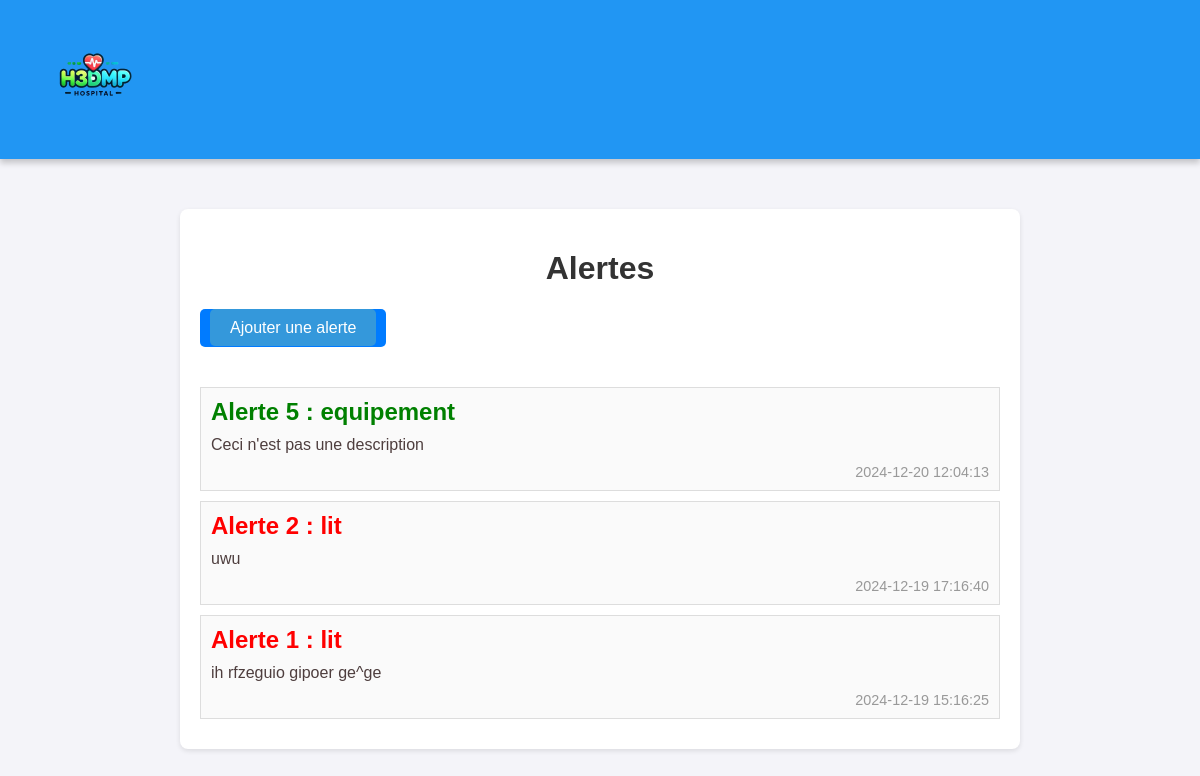
Page /views/alertes on the committed database.
### tables this page shows
CREATE TABLE IF NOT EXISTS `alerte_intensif` (
  `alerte_id` int(11) NOT NULL AUTO_INCREMENT,
  `alerte_type` enum('lit','equipement') DEFAULT NULL,
  `alerte_description` varchar(255) DEFAULT NULL,
  `resolu` tinyint(1) DEFAULT NULL,
  `date_creation` datetime DEFAULT current_timestamp(),
  PRIMARY KEY (`alerte_id`)
);

### controllers/AlerteController.php (called while the page is built, shortened)
<?php
require_once '../../models/Modele.php';
require_once '../../models/Alerte.php';
class AlerteController {
    public function getAllAlerte() {
        $alerte = new Alerte();
        $alertes = $alerte->getAlerte()->fetchAll();
        $alerteFinal = [];
        foreach ($alertes as $alerte) {
            if ($alerte['resolu'] == 1) {
                $alerte['resolu'] = 'vert';
            } else {
                $alerte['resolu'] = 'rouge';
            }
            $alerteFinal[] = $alerte;
        }
        return $alerteFinal;
    }
    public function getNombreAlerte() {
        $alerte = new Alerte();
        return $alerte->NombreAlerte()->fetch();
    }
}
?>

### models/Alerte.php (called while the page is built, shortened)
<?php
require_once 'Modele.php';
class Alerte extends Modele {
    function getAlerte() {
        $sql = 'SELECT * FROM alerte_intensif ORDER BY date_creation DESC';
        $resultat = $this->executerRequete($sql);
        return $resultat;
    }
    function NombreAlerte() {
        $sql = 'SELECT COUNT(alerte_id) FROM alerte_intensif';
        $resultat = $this->executerRequete($sql);
        return $resultat;
    }
}
?>

### models/Modele.php (called while the page is built, shortened)
<?php
class Modele {
  private static $bdd;
  public function executerRequete($sql, $params = null) {
    if ($params == null) {
      $resultat = $this->getBdd()->query($sql);
    } else {
      $resultat = $this->getBdd()->prepare($sql);
      $resultat->execute($params);
    }
    return $resultat;
  }
  public static function getBdd($database = 'db_soins_intensifs') {
    if (self::$bdd === null) {
      try {
        self::$bdd = new PDO(
          'mysql:host=localhost:3307;dbname=' . $database . ';charset=utf8',
          'root',
          ''
        );
        self::$bdd->setAttribute(PDO::ATTR_ERRMODE, PDO::ERRMODE_EXCEPTION);
      } catch (Exception $e) {
        die('Erreur : ' . $e->getMessage());
      }
    }
    return self::$bdd;
  }
}
?>

### views/alertes/index.php (the view, shortened to what this page needs)
<?php
require_once '../../controllers\AlerteController.php';
?>
<!DOCTYPE html>
<html lang="en">
<head>
    <link rel="stylesheet" href="../../css/style.css">
</head>
<header class="navbar">
    <div class="logo">
      <a href="../../index.php">
        <img src="../../assets/logo.png" alt="H3DMP Logo">
      </a>
    </div>
  </header>
<body>
    <div class="container">
        <h1>Alertes</h1>
        <div class="box">
            <a href="create.php" class="btn btn-primary">Ajouter une alerte</a>
        </div>
        <div class="alert-list">
            <?php
                $alertesController = new AlerteController();
                $alertes = $alertesController->getAllAlerte();
                if ($alertesController->getNombreAlerte() == 0) {
                    echo "<p>Pas d'alertes pour le moment.</p>";
                }
                else {
                    foreach ($alertes as $alerte) {
                        echo "<div class=\"alert\">" ;
                        echo "<h2 class =" .$alerte['resolu'] . ">" . "Alerte " . $alerte['alerte_id'] . " : " . $alerte['alerte_type'] . "</h2>";
                        echo "<p>" . $alerte['alerte_description'] . "</p>";
                        echo "<span class=\"timestamp\">" . $alerte['date_creation'] . "</span>";
                        echo "</div>";
                    }
                }
            ?>
            </div>
        </div>
</body>
</html>

### css/style.css (style rules this page uses)
body { margin: 0; font-family: Arial, sans-serif; background-color: #cfcfcf; }
.navbar { display: flex; justify-content: space-between; align-items: center; background-color: #2196F3; padding: 15px 30px; box-shadow: 0 4px 6px rgba(0, 0, 0, 0.2); }
.navbar .logo img { height: 125px; }
.container { margin: 50px auto; padding: 20px; background-color: white; border-radius: 10px; box-shadow: 0 4px 8px rgba(0, 0, 0, 0.1); max-width: 2000px; }
.box { display: inline-block; background-color: #007bff; padding: 10px; border-radius: 5px; margin-bottom: 20px; }
.box a { color: #fff; text-decoration: none; padding: 10px 20px; border-radius: 5px; }
body { font-family: Arial, sans-serif; background-color: #f4f4f4; margin: 0; padding: 0; }
.container { width: 80%; margin: 0 auto; background-color: #fff; padding: 20px; box-shadow: 0 0 10px rgba(0, 0, 0, 0.1); }
h1 { display: flex; color: #333; justify-content: center; }
.alert-list { margin-top: 20px; }
.alert { border: 1px solid #ddd; padding: 10px; margin-bottom: 10px; background-color: #fafafa; }
.alert h2 { margin: 0; font-size: 1.5em; }
.alert p { margin: 10px 0; color: #4e3e3e; }
.timestamp { display: block; font-size: 0.9em; color: #999; text-align: right; }
body { font-family: Arial, sans-serif; background-color: #f4f4f9; color: #333; margin: 0; padding: 0; }
.container { max-width: 800px; margin: 50px auto; padding: 20px; background: #fff; box-shadow: 0 2px 5px rgba(0, 0, 0, 0.1); border-radius: 8px; }
.btn { padding: 10px 20px; font-size: 1em; color: #fff; background-color: #3498db; border: none; border-radius: 5px; cursor: pointer; transition: background-color 0.3s ease; }
.vert { color: green; }
.rouge { color:red; }

### rows in the picture
alerte_intensif: alerte_id "5", alerte_type "equipement", alerte_description "Ceci n'est pas une description", date_creation "2024-12-20 12:04:13"
alerte_intensif: alerte_id "2", alerte_type "lit", alerte_description "uwu", date_creation "2024-12-19 17:16:40"
alerte_intensif: alerte_id "1", alerte_type "lit", alerte_description "ih rfzeguio gipoer ge^ge", date_creation "2024-12-19 15:16:25"
